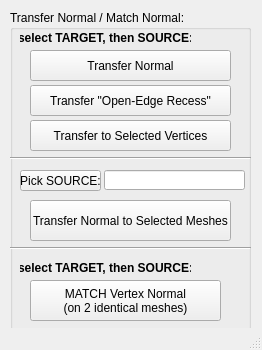
<?xml version="1.0" encoding="UTF-8"?>
<ui version="4.0">
 <class>NormaltoolsWin</class>
 <widget class="QMainWindow" name="NormaltoolsWin">
  <property name="geometry">
   <rect>
    <x>0</x>
    <y>0</y>
    <width>262</width>
    <height>350</height>
   </rect>
  </property>
  <property name="maximumSize">
   <size>
    <width>16777215</width>
    <height>16777215</height>
   </size>
  </property>
  <property name="windowTitle">
   <string>Simple Normal Transfer</string>
  </property>
  <widget class="QWidget" name="centralwidget">
   <widget class="QGroupBox" name="groupBox_2">
    <property name="geometry">
     <rect>
      <x>10</x>
      <y>10</y>
      <width>241</width>
      <height>321</height>
     </rect>
    </property>
    <property name="title">
     <string>Transfer Normal / Match Normal:</string>
    </property>
    <widget class="QPushButton" name="btTranferNormalTargetSource">
     <property name="enabled">
      <bool>true</bool>
     </property>
     <property name="geometry">
      <rect>
       <x>20</x>
       <y>40</y>
       <width>201</width>
       <height>31</height>
      </rect>
     </property>
     <property name="text">
      <string>Transfer Normal</string>
     </property>
     <property name="-ann" stdset="0">
      <string>&quot;Transfer Normal from SOURCE surface to TARGET surface without open Maya Dialog&quot;</string>
     </property>
     <property name="-command" stdset="0">
      <string>TranferNormalTargetSource</string>
     </property>
    </widget>
    <widget class="QLabel" name="label">
     <property name="geometry">
      <rect>
       <x>10</x>
       <y>20</y>
       <width>171</width>
       <height>16</height>
      </rect>
     </property>
     <property name="font">
      <font>
       <weight>75</weight>
       <bold>true</bold>
      </font>
     </property>
     <property name="text">
      <string>select TARGET, then SOURCE:</string>
     </property>
     <property name="alignment">
      <set>Qt::AlignCenter</set>
     </property>
    </widget>
    <widget class="QPushButton" name="btMkRecess">
     <property name="enabled">
      <bool>true</bool>
     </property>
     <property name="geometry">
      <rect>
       <x>20</x>
       <y>75</y>
       <width>201</width>
       <height>31</height>
      </rect>
     </property>
     <property name="text">
      <string>Transfer &quot;Open-Edge Recess&quot;</string>
     </property>
     <property name="-command" stdset="0">
      <string>MkRecessTargetSource</string>
     </property>
     <property name="-ann" stdset="0">
      <string>&quot;Transfer Normal from SOURCE surface to all open edge-vertices of the floating recess TARGET.&quot;</string>
     </property>
    </widget>
    <widget class="QPushButton" name="btTranferNormal2SelectedVertices">
     <property name="enabled">
      <bool>true</bool>
     </property>
     <property name="geometry">
      <rect>
       <x>20</x>
       <y>110</y>
       <width>201</width>
       <height>31</height>
      </rect>
     </property>
     <property name="text">
      <string>Transfer to Selected Vertices</string>
     </property>
     <property name="-command" stdset="0">
      <string>TranferNormal2SelectedVertices</string>
     </property>
     <property name="-ann" stdset="0">
      <string>&quot;Select  a vertex selection first then shift select a source object&quot;</string>
     </property>
    </widget>
    <widget class="Line" name="line">
     <property name="geometry">
      <rect>
       <x>0</x>
       <y>140</y>
       <width>241</width>
       <height>16</height>
      </rect>
     </property>
     <property name="orientation">
      <enum>Qt::Horizontal</enum>
     </property>
    </widget>
    <widget class="QLineEdit" name="txtSrcMesh">
     <property name="geometry">
      <rect>
       <x>94</x>
       <y>160</y>
       <width>141</width>
       <height>20</height>
      </rect>
     </property>
    </widget>
    <widget class="QPushButton" name="btSelectSrcMesh">
     <property name="geometry">
      <rect>
       <x>10</x>
       <y>160</y>
       <width>81</width>
       <height>21</height>
      </rect>
     </property>
     <property name="text">
      <string>Pick SOURCE:</string>
     </property>
     <property name="-command" stdset="0">
      <string>callSelectSourceMesh</string>
     </property>
     <property name="-ann" stdset="0">
      <string>&quot;Click to choose selected mesh as SOURCE&quot;</string>
     </property>
    </widget>
    <widget class="QPushButton" name="btLodToolsTranferNormal">
     <property name="enabled">
      <bool>true</bool>
     </property>
     <property name="geometry">
      <rect>
       <x>20</x>
       <y>190</y>
       <width>201</width>
       <height>41</height>
      </rect>
     </property>
     <property name="text">
      <string>Transfer Normal to Selected Meshes</string>
     </property>
     <property name="-ann" stdset="0">
      <string>&quot;Transfer Normal from SOURCE to Selected Meshes without open Maya Dialog&quot;</string>
     </property>
     <property name="-command" stdset="0">
      <string>callTranferNormalFromSourceToSelectedMeshes</string>
     </property>
    </widget>
    <widget class="Line" name="line_5">
     <property name="geometry">
      <rect>
       <x>0</x>
       <y>230</y>
       <width>241</width>
       <height>16</height>
      </rect>
     </property>
     <property name="orientation">
      <enum>Qt::Horizontal</enum>
     </property>
    </widget>
    <widget class="QPushButton" name="btEverageNormal_2">
     <property name="enabled">
      <bool>true</bool>
     </property>
     <property name="geometry">
      <rect>
       <x>20</x>
       <y>270</y>
       <width>191</width>
       <height>41</height>
      </rect>
     </property>
     <property name="text">
      <string>MATCH Vertex Normal
(on 2 identical meshes)</string>
     </property>
     <property name="-command" stdset="0">
      <string>MatchVertexNormalOn2DupMeshes</string>
     </property>
     <property name="-ann" stdset="0">
      <string>&quot;Matching Vertex Normal between 2 identical meshes&quot;</string>
     </property>
    </widget>
    <widget class="QLabel" name="label_3">
     <property name="geometry">
      <rect>
       <x>10</x>
       <y>250</y>
       <width>171</width>
       <height>16</height>
      </rect>
     </property>
     <property name="font">
      <font>
       <weight>75</weight>
       <bold>true</bold>
      </font>
     </property>
     <property name="text">
      <string>select TARGET, then SOURCE:</string>
     </property>
     <property name="alignment">
      <set>Qt::AlignCenter</set>
     </property>
    </widget>
   </widget>
  </widget>
  <widget class="QMenuBar" name="menubar">
   <property name="geometry">
    <rect>
     <x>0</x>
     <y>0</y>
     <width>262</width>
     <height>21</height>
    </rect>
   </property>
  </widget>
  <widget class="QStatusBar" name="statusbar"/>
 </widget>
 <resources/>
 <connections/>
</ui>
